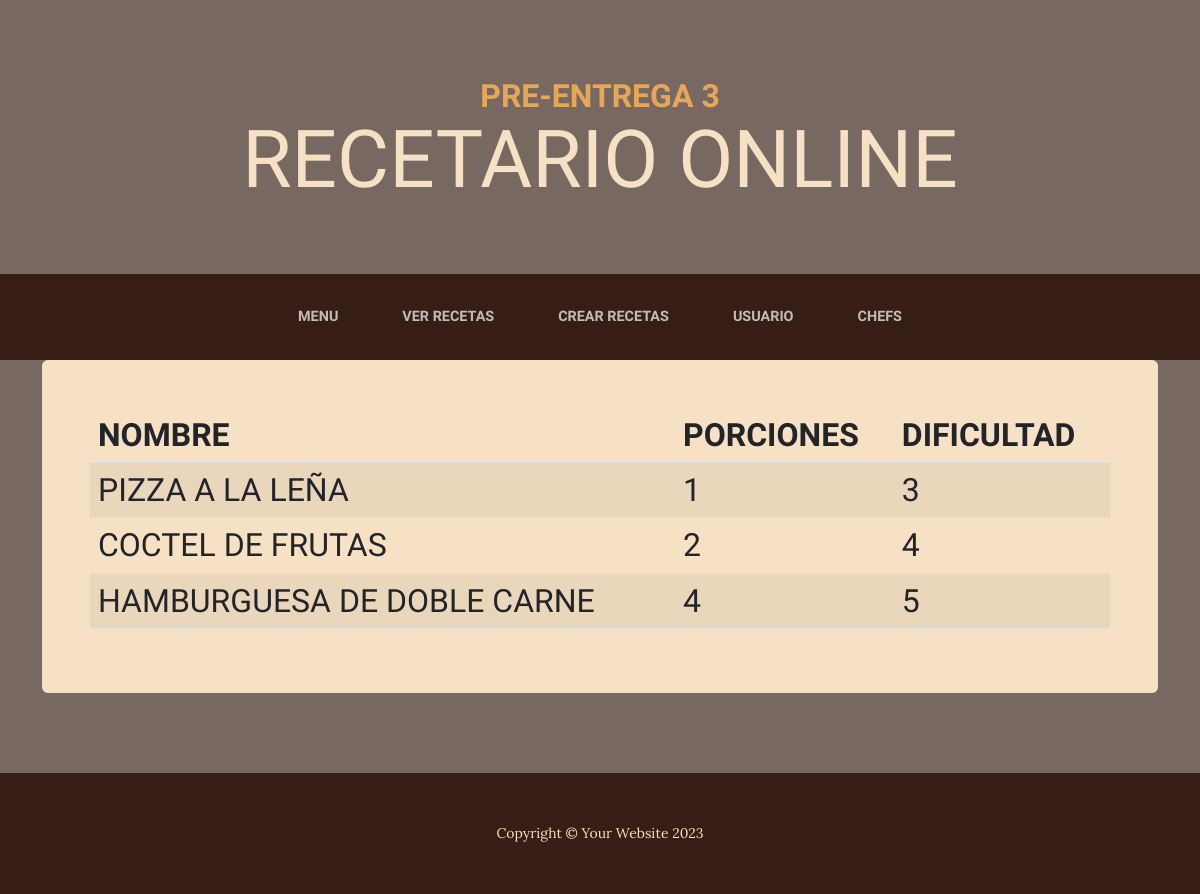
/aplicacion/ver_recetas/, run on an earlier commit of the app's database.
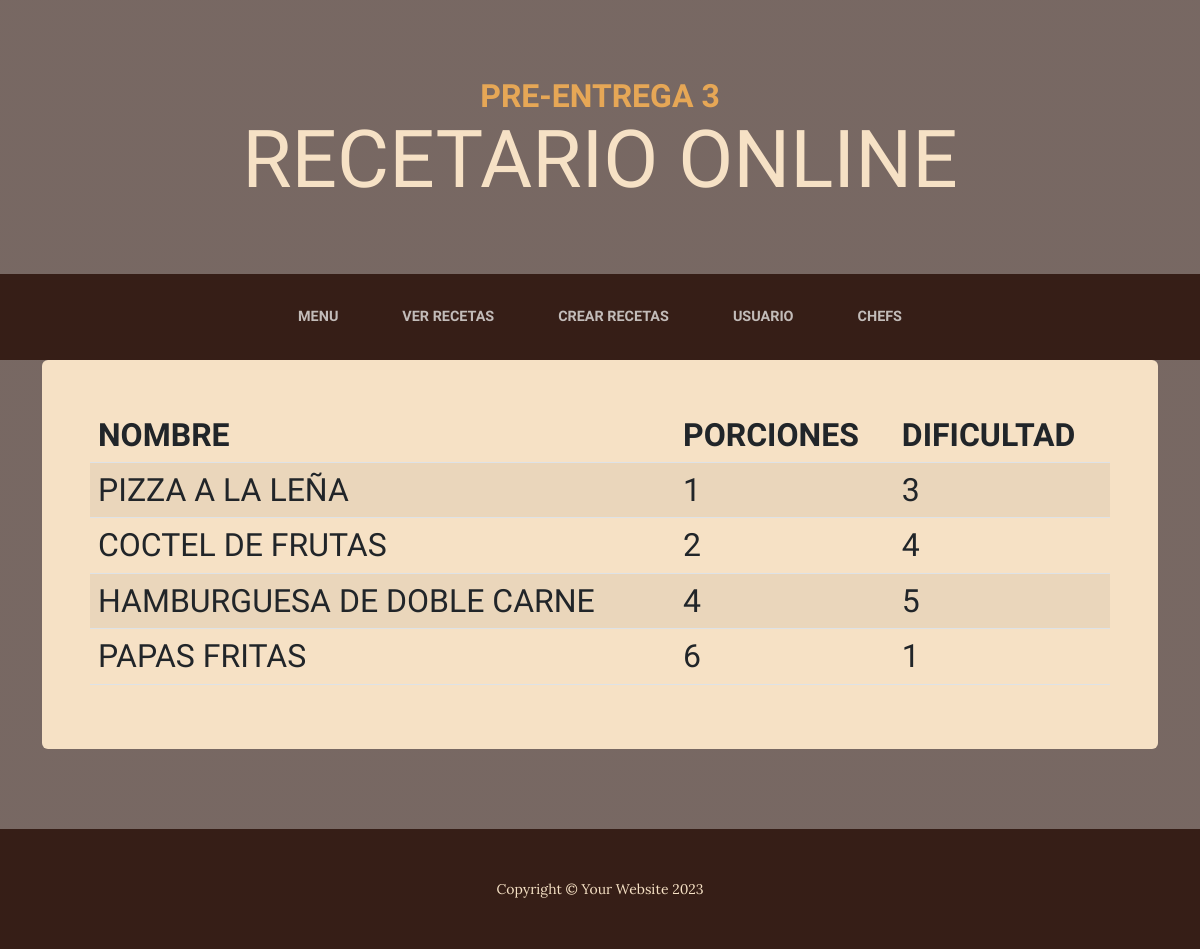
And on a later commit of the database.
### aplicacion/models.py (models this page shows, shortened)
class Recetas(models.Model):
    nombre = models.CharField(max_length=60)
    dificultad = models.IntegerField()
    porciones = models.IntegerField()
    ingredientes = models.CharField(max_length=500)
    procedimiento = models.CharField(max_length=500)

### aplicacion/views.py (the view)
# urls.py: path('ver_recetas/', ver_recetas, name="ver_recetas"),
def ver_recetas(request):
    contexto = {'recetass': Recetas.objects.all()}
    return render(request, "aplicacion/ver_recetas.html", contexto)

### aplicacion/templates/aplicacion/ver_recetas.html
{% extends 'aplicacion/home2.html' %}
{% block lista %}
    <table class="table table-striped">
        <thead>
            <tr>
                <th>Nombre</th>
                <th>Porciones</th>
                <th>Dificultad</th>
            </tr>
        </thead>
        <tbody>
            {% for d in recetass  %}
                    <tr>
                        <td>{{ d.nombre }}</td>
                        <td>{{ d.porciones }}</td>
                        <td>{{ d.dificultad }}</td>
                    </tr>
            {% endfor %}
        </tbody>
    </table>
{%endblock lista%}

What changed in the data, as far as the page shows it:
added Recetas: nombre "PAPAS FRITAS", porciones "6", dificultad "1"
